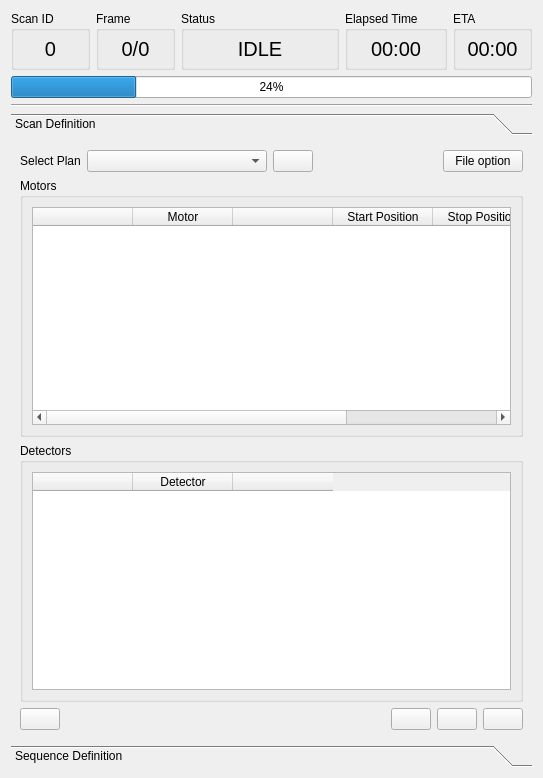
<?xml version="1.0" encoding="UTF-8"?>
<ui version="4.0">
 <class>ScanMechanicsWidget</class>
 <widget class="QWidget" name="ScanMechanicsWidget">
  <property name="geometry">
   <rect>
    <x>0</x>
    <y>0</y>
    <width>543</width>
    <height>778</height>
   </rect>
  </property>
  <property name="sizePolicy">
   <sizepolicy hsizetype="MinimumExpanding" vsizetype="MinimumExpanding">
    <horstretch>0</horstretch>
    <verstretch>0</verstretch>
   </sizepolicy>
  </property>
  <property name="minimumSize">
   <size>
    <width>490</width>
    <height>510</height>
   </size>
  </property>
  <property name="windowTitle">
   <string>Form</string>
  </property>
  <layout class="QVBoxLayout" name="verticalLayout">
   <item>
    <layout class="QVBoxLayout" name="verticalLayout_6">
     <item>
      <layout class="QGridLayout" name="gridLayout">
       <property name="sizeConstraint">
        <enum>QLayout::SetDefaultConstraint</enum>
       </property>
       <item row="0" column="1">
        <widget class="QGroupBox" name="frameGroupBox">
         <property name="sizePolicy">
          <sizepolicy hsizetype="Preferred" vsizetype="Fixed">
           <horstretch>0</horstretch>
           <verstretch>0</verstretch>
          </sizepolicy>
         </property>
         <property name="minimumSize">
          <size>
           <width>0</width>
           <height>55</height>
          </size>
         </property>
         <property name="title">
          <string>Frame</string>
         </property>
         <layout class="QVBoxLayout" name="verticalLayout_10">
          <property name="topMargin">
           <number>6</number>
          </property>
          <property name="bottomMargin">
           <number>6</number>
          </property>
          <item>
           <widget class="QLabel" name="frameLabel">
            <property name="sizePolicy">
             <sizepolicy hsizetype="Preferred" vsizetype="Minimum">
              <horstretch>0</horstretch>
              <verstretch>0</verstretch>
             </sizepolicy>
            </property>
            <property name="minimumSize">
             <size>
              <width>0</width>
              <height>16</height>
             </size>
            </property>
            <property name="font">
             <font>
              <pointsize>15</pointsize>
             </font>
            </property>
            <property name="text">
             <string>0/0</string>
            </property>
            <property name="alignment">
             <set>Qt::AlignCenter</set>
            </property>
           </widget>
          </item>
         </layout>
        </widget>
       </item>
       <item row="0" column="0">
        <widget class="QGroupBox" name="scanIDGroupBox">
         <property name="sizePolicy">
          <sizepolicy hsizetype="Preferred" vsizetype="Fixed">
           <horstretch>0</horstretch>
           <verstretch>0</verstretch>
          </sizepolicy>
         </property>
         <property name="minimumSize">
          <size>
           <width>0</width>
           <height>55</height>
          </size>
         </property>
         <property name="title">
          <string>Scan ID</string>
         </property>
         <layout class="QVBoxLayout" name="verticalLayout_12">
          <property name="topMargin">
           <number>6</number>
          </property>
          <property name="bottomMargin">
           <number>6</number>
          </property>
          <item>
           <widget class="QLabel" name="scanIDLabel">
            <property name="sizePolicy">
             <sizepolicy hsizetype="Preferred" vsizetype="Fixed">
              <horstretch>0</horstretch>
              <verstretch>0</verstretch>
             </sizepolicy>
            </property>
            <property name="minimumSize">
             <size>
              <width>0</width>
              <height>16</height>
             </size>
            </property>
            <property name="font">
             <font>
              <pointsize>15</pointsize>
             </font>
            </property>
            <property name="text">
             <string>0</string>
            </property>
            <property name="alignment">
             <set>Qt::AlignCenter</set>
            </property>
           </widget>
          </item>
         </layout>
        </widget>
       </item>
       <item row="0" column="4">
        <widget class="QGroupBox" name="elapsedGroupBox">
         <property name="sizePolicy">
          <sizepolicy hsizetype="Preferred" vsizetype="Fixed">
           <horstretch>0</horstretch>
           <verstretch>0</verstretch>
          </sizepolicy>
         </property>
         <property name="minimumSize">
          <size>
           <width>0</width>
           <height>55</height>
          </size>
         </property>
         <property name="title">
          <string>Elapsed Time</string>
         </property>
         <layout class="QVBoxLayout" name="verticalLayout_11">
          <property name="topMargin">
           <number>6</number>
          </property>
          <property name="bottomMargin">
           <number>6</number>
          </property>
          <item>
           <widget class="QLabel" name="elapsedLabel">
            <property name="sizePolicy">
             <sizepolicy hsizetype="Preferred" vsizetype="Fixed">
              <horstretch>0</horstretch>
              <verstretch>0</verstretch>
             </sizepolicy>
            </property>
            <property name="minimumSize">
             <size>
              <width>0</width>
              <height>16</height>
             </size>
            </property>
            <property name="font">
             <font>
              <pointsize>15</pointsize>
             </font>
            </property>
            <property name="text">
             <string>00:00</string>
            </property>
            <property name="alignment">
             <set>Qt::AlignCenter</set>
            </property>
           </widget>
          </item>
         </layout>
        </widget>
       </item>
       <item row="0" column="2" colspan="2">
        <widget class="QGroupBox" name="statusGroupBox">
         <property name="sizePolicy">
          <sizepolicy hsizetype="Preferred" vsizetype="Fixed">
           <horstretch>0</horstretch>
           <verstretch>0</verstretch>
          </sizepolicy>
         </property>
         <property name="minimumSize">
          <size>
           <width>0</width>
           <height>55</height>
          </size>
         </property>
         <property name="title">
          <string>Status</string>
         </property>
         <layout class="QVBoxLayout" name="verticalLayout_8">
          <property name="topMargin">
           <number>6</number>
          </property>
          <property name="bottomMargin">
           <number>6</number>
          </property>
          <item>
           <widget class="QLabel" name="statusLabel">
            <property name="sizePolicy">
             <sizepolicy hsizetype="Preferred" vsizetype="Fixed">
              <horstretch>0</horstretch>
              <verstretch>0</verstretch>
             </sizepolicy>
            </property>
            <property name="minimumSize">
             <size>
              <width>0</width>
              <height>16</height>
             </size>
            </property>
            <property name="font">
             <font>
              <pointsize>15</pointsize>
             </font>
            </property>
            <property name="text">
             <string>IDLE</string>
            </property>
            <property name="alignment">
             <set>Qt::AlignCenter</set>
            </property>
           </widget>
          </item>
         </layout>
        </widget>
       </item>
       <item row="0" column="5">
        <widget class="QGroupBox" name="etaGroupBox">
         <property name="sizePolicy">
          <sizepolicy hsizetype="Preferred" vsizetype="Fixed">
           <horstretch>0</horstretch>
           <verstretch>0</verstretch>
          </sizepolicy>
         </property>
         <property name="minimumSize">
          <size>
           <width>0</width>
           <height>55</height>
          </size>
         </property>
         <property name="title">
          <string>ETA</string>
         </property>
         <layout class="QVBoxLayout" name="verticalLayout_9">
          <property name="topMargin">
           <number>6</number>
          </property>
          <property name="bottomMargin">
           <number>6</number>
          </property>
          <item>
           <widget class="QLabel" name="etaLabel">
            <property name="sizePolicy">
             <sizepolicy hsizetype="Preferred" vsizetype="Minimum">
              <horstretch>0</horstretch>
              <verstretch>0</verstretch>
             </sizepolicy>
            </property>
            <property name="minimumSize">
             <size>
              <width>0</width>
              <height>16</height>
             </size>
            </property>
            <property name="font">
             <font>
              <pointsize>15</pointsize>
             </font>
            </property>
            <property name="text">
             <string>00:00</string>
            </property>
            <property name="alignment">
             <set>Qt::AlignCenter</set>
            </property>
           </widget>
          </item>
         </layout>
        </widget>
       </item>
      </layout>
     </item>
     <item>
      <widget class="QProgressBar" name="progressBar">
       <property name="value">
        <number>24</number>
       </property>
      </widget>
     </item>
     <item>
      <widget class="Line" name="line">
       <property name="orientation">
        <enum>Qt::Horizontal</enum>
       </property>
      </widget>
     </item>
     <item>
      <widget class="QToolBox" name="ScanToolBox">
       <property name="sizePolicy">
        <sizepolicy hsizetype="MinimumExpanding" vsizetype="MinimumExpanding">
         <horstretch>0</horstretch>
         <verstretch>0</verstretch>
        </sizepolicy>
       </property>
       <property name="currentIndex">
        <number>0</number>
       </property>
       <widget class="QWidget" name="scanDefinitionPage">
        <property name="geometry">
         <rect>
          <x>0</x>
          <y>0</y>
          <width>517</width>
          <height>578</height>
         </rect>
        </property>
        <property name="sizePolicy">
         <sizepolicy hsizetype="Preferred" vsizetype="MinimumExpanding">
          <horstretch>0</horstretch>
          <verstretch>0</verstretch>
         </sizepolicy>
        </property>
        <attribute name="label">
         <string>Scan Definition</string>
        </attribute>
        <layout class="QVBoxLayout" name="verticalLayout_7">
         <item>
          <layout class="QVBoxLayout" name="verticalLayout_2" stretch="5,45,45,5">
           <property name="topMargin">
            <number>0</number>
           </property>
           <item>
            <layout class="QHBoxLayout" name="scanNameLayout">
             <item>
              <widget class="QLabel" name="planNameLabel">
               <property name="sizePolicy">
                <sizepolicy hsizetype="Fixed" vsizetype="Minimum">
                 <horstretch>0</horstretch>
                 <verstretch>0</verstretch>
                </sizepolicy>
               </property>
               <property name="minimumSize">
                <size>
                 <width>0</width>
                 <height>0</height>
                </size>
               </property>
               <property name="text">
                <string>Select Plan</string>
               </property>
               <property name="alignment">
                <set>Qt::AlignCenter</set>
               </property>
              </widget>
             </item>
             <item>
              <widget class="QComboBox" name="planComboBox">
               <property name="sizePolicy">
                <sizepolicy hsizetype="Minimum" vsizetype="Fixed">
                 <horstretch>0</horstretch>
                 <verstretch>0</verstretch>
                </sizepolicy>
               </property>
               <property name="minimumSize">
                <size>
                 <width>180</width>
                 <height>0</height>
                </size>
               </property>
               <property name="baseSize">
                <size>
                 <width>0</width>
                 <height>0</height>
                </size>
               </property>
              </widget>
             </item>
             <item>
              <widget class="QPushButton" name="addPlanButton">
               <property name="sizePolicy">
                <sizepolicy hsizetype="Minimum" vsizetype="Fixed">
                 <horstretch>0</horstretch>
                 <verstretch>0</verstretch>
                </sizepolicy>
               </property>
               <property name="minimumSize">
                <size>
                 <width>0</width>
                 <height>0</height>
                </size>
               </property>
               <property name="text">
                <string/>
               </property>
              </widget>
             </item>
             <item>
              <spacer name="horizontalSpacer_2">
               <property name="orientation">
                <enum>Qt::Horizontal</enum>
               </property>
               <property name="sizeType">
                <enum>QSizePolicy::MinimumExpanding</enum>
               </property>
               <property name="sizeHint" stdset="0">
                <size>
                 <width>40</width>
                 <height>20</height>
                </size>
               </property>
              </spacer>
             </item>
             <item>
              <widget class="QPushButton" name="fileOptionButton">
               <property name="text">
                <string>File option</string>
               </property>
              </widget>
             </item>
            </layout>
           </item>
           <item>
            <widget class="QGroupBox" name="motorGroupBox">
             <property name="sizePolicy">
              <sizepolicy hsizetype="MinimumExpanding" vsizetype="MinimumExpanding">
               <horstretch>0</horstretch>
               <verstretch>0</verstretch>
              </sizepolicy>
             </property>
             <property name="minimumSize">
              <size>
               <width>0</width>
               <height>160</height>
              </size>
             </property>
             <property name="title">
              <string>Motors</string>
             </property>
             <layout class="QHBoxLayout" name="horizontalLayout_2">
              <item>
               <widget class="QTableWidget" name="motorTableWidget">
                <property name="sizePolicy">
                 <sizepolicy hsizetype="MinimumExpanding" vsizetype="MinimumExpanding">
                  <horstretch>0</horstretch>
                  <verstretch>0</verstretch>
                 </sizepolicy>
                </property>
                <property name="minimumSize">
                 <size>
                  <width>0</width>
                  <height>0</height>
                 </size>
                </property>
                <property name="baseSize">
                 <size>
                  <width>0</width>
                  <height>0</height>
                 </size>
                </property>
                <property name="showGrid">
                 <bool>true</bool>
                </property>
                <column>
                 <property name="text">
                  <string/>
                 </property>
                </column>
                <column>
                 <property name="text">
                  <string>Motor</string>
                 </property>
                </column>
                <column>
                 <property name="text">
                  <string/>
                 </property>
                </column>
                <column>
                 <property name="text">
                  <string>Start Position</string>
                 </property>
                </column>
                <column>
                 <property name="text">
                  <string>Stop Position</string>
                 </property>
                </column>
                <column>
                 <property name="text">
                  <string>Num of Points</string>
                 </property>
                </column>
               </widget>
              </item>
             </layout>
            </widget>
           </item>
           <item>
            <widget class="QGroupBox" name="detectorGroupBox">
             <property name="sizePolicy">
              <sizepolicy hsizetype="MinimumExpanding" vsizetype="MinimumExpanding">
               <horstretch>0</horstretch>
               <verstretch>0</verstretch>
              </sizepolicy>
             </property>
             <property name="minimumSize">
              <size>
               <width>0</width>
               <height>100</height>
              </size>
             </property>
             <property name="title">
              <string>Detectors</string>
             </property>
             <layout class="QVBoxLayout" name="verticalLayout_5">
              <item>
               <widget class="QTableWidget" name="detectorTableWidget">
                <property name="sizePolicy">
                 <sizepolicy hsizetype="MinimumExpanding" vsizetype="MinimumExpanding">
                  <horstretch>0</horstretch>
                  <verstretch>0</verstretch>
                 </sizepolicy>
                </property>
                <property name="minimumSize">
                 <size>
                  <width>0</width>
                  <height>100</height>
                 </size>
                </property>
                <column>
                 <property name="text">
                  <string/>
                 </property>
                </column>
                <column>
                 <property name="text">
                  <string>Detector</string>
                 </property>
                </column>
                <column>
                 <property name="text">
                  <string/>
                 </property>
                </column>
               </widget>
              </item>
             </layout>
            </widget>
           </item>
           <item>
            <layout class="QHBoxLayout" name="horizontalLayout">
             <item>
              <widget class="QPushButton" name="savePlanButton">
               <property name="text">
                <string/>
               </property>
              </widget>
             </item>
             <item>
              <spacer name="horizontalSpacer">
               <property name="orientation">
                <enum>Qt::Horizontal</enum>
               </property>
               <property name="sizeHint" stdset="0">
                <size>
                 <width>40</width>
                 <height>20</height>
                </size>
               </property>
              </spacer>
             </item>
             <item>
              <widget class="QPushButton" name="stopButton">
               <property name="sizePolicy">
                <sizepolicy hsizetype="Fixed" vsizetype="Fixed">
                 <horstretch>0</horstretch>
                 <verstretch>0</verstretch>
                </sizepolicy>
               </property>
               <property name="text">
                <string/>
               </property>
              </widget>
             </item>
             <item>
              <widget class="QPushButton" name="pauseButton">
               <property name="sizePolicy">
                <sizepolicy hsizetype="Fixed" vsizetype="Fixed">
                 <horstretch>0</horstretch>
                 <verstretch>0</verstretch>
                </sizepolicy>
               </property>
               <property name="text">
                <string/>
               </property>
              </widget>
             </item>
             <item>
              <widget class="QPushButton" name="runButton">
               <property name="sizePolicy">
                <sizepolicy hsizetype="Fixed" vsizetype="Fixed">
                 <horstretch>0</horstretch>
                 <verstretch>0</verstretch>
                </sizepolicy>
               </property>
               <property name="text">
                <string/>
               </property>
              </widget>
             </item>
            </layout>
           </item>
          </layout>
         </item>
        </layout>
       </widget>
       <widget class="QWidget" name="sequenceDefinitionPage">
        <property name="geometry">
         <rect>
          <x>0</x>
          <y>0</y>
          <width>517</width>
          <height>578</height>
         </rect>
        </property>
        <attribute name="label">
         <string>Sequence Definition</string>
        </attribute>
        <widget class="QGroupBox" name="sequenceGroupBox">
         <property name="geometry">
          <rect>
           <x>10</x>
           <y>0</y>
           <width>431</width>
           <height>261</height>
          </rect>
         </property>
         <property name="title">
          <string>Sequence</string>
         </property>
         <widget class="QTableView" name="tableView">
          <property name="geometry">
           <rect>
            <x>10</x>
            <y>30</y>
            <width>411</width>
            <height>192</height>
           </rect>
          </property>
         </widget>
        </widget>
       </widget>
      </widget>
     </item>
    </layout>
   </item>
  </layout>
 </widget>
 <resources/>
 <connections/>
</ui>
